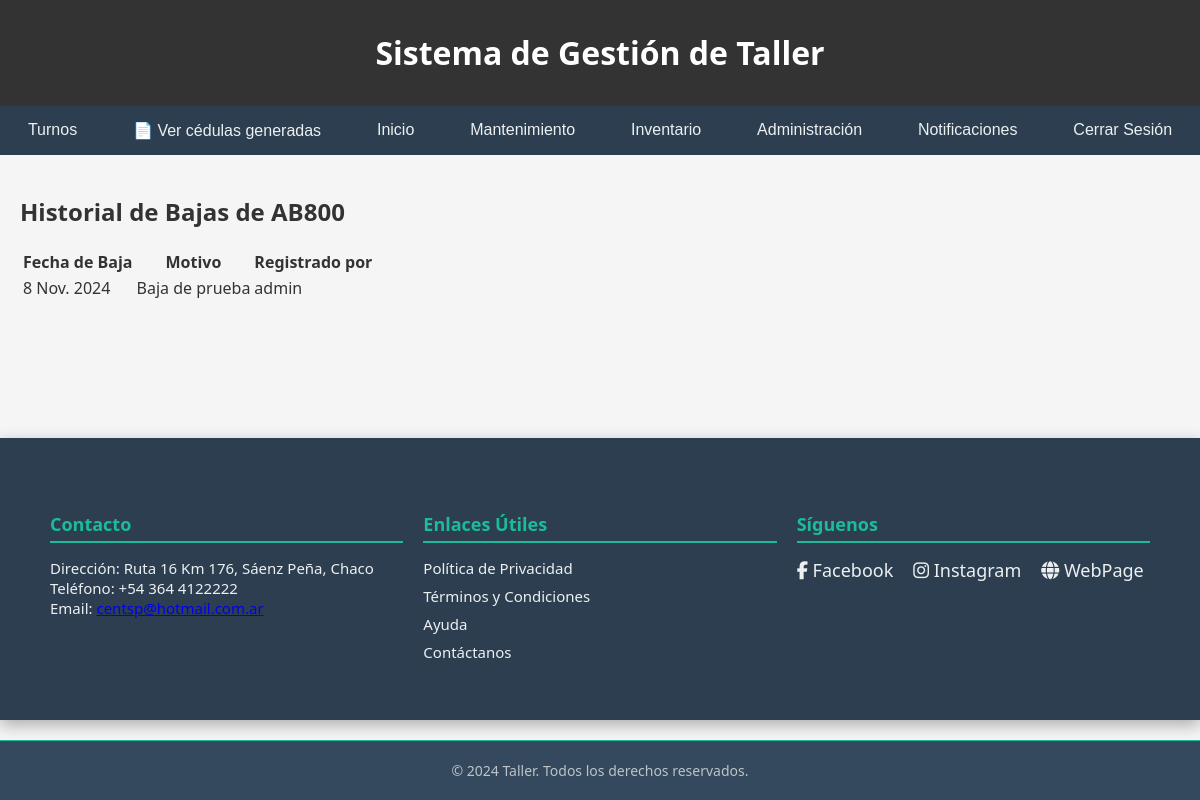
/inventario/1/historial/ (signed in), run on the app's committed database.
### apps/inventario/models.py (models this page shows, shortened)
class Equipo(models.Model):
    tipo_bien = models.ForeignKey(TipoBien, on_delete=models.CASCADE, related_name='equipos')
    codigo_interno = models.CharField(max_length=10, unique=True, blank=True)
    marca = models.CharField(max_length=100)
    modelo = models.CharField(max_length=100)
    numero_serie = models.CharField(max_length=100)
    fecha_compra = models.DateField()
    activo = models.BooleanField(default=True)

class HistorialBaja(models.Model):
    equipo = models.ForeignKey(Equipo, on_delete=models.CASCADE, related_name='historial_bajas')
    fecha_baja = models.DateField(default=timezone.now)
    motivo = models.TextField()
    registrado_por = models.ForeignKey(User, on_delete=models.SET_NULL, null=True)

### apps/inventario/views.py (the view)
# urls.py: path('<int:pk>/historial/', views.historial_baja_equipo, name='historial_baja_equipo'),
@login_required
def historial_baja_equipo(request, pk):
    equipo = get_object_or_404(Equipo, pk=pk)
    historial = equipo.historial_bajas.all()
    return render(request, 'inventario/historial_baja_equipo.html', {'equipo': equipo, 'historial': historial})

### apps/inventario/templates/inventario/historial_baja_equipo.html
{% extends "base.html" %}
{% block content %}
<h2>Historial de Bajas de {{ equipo.codigo_interno }}</h2>
<table class="table table-bordered">
    <thead>
        <tr>
            <th>Fecha de Baja</th>
            <th>Motivo</th>
            <th>Registrado por</th>
        </tr>
    </thead>
    <tbody>
        {% for baja in historial %}
        <tr>
            <td>{{ baja.fecha_baja }}</td>
            <td>{{ baja.motivo }}</td>
            <td>{{ baja.registrado_por }}</td>
        </tr>
        {% empty %}
        <tr><td colspan="3">No hay registros de baja para este equipo.</td></tr>
        {% endfor %}
    </tbody>
</table>
{% endblock %}

### taller/static/css/styles.css (style rules this page uses)
body { font-family: 'Segoe UI', Tahoma, Geneva, Verdana, sans-serif; background-color: #f5f5f5; color: #333; margin: 0; padding: 0; }

### data on the page
Equipo: codigo_interno "AB800"
HistorialBaja: fecha_baja "8 Nov. 2024", motivo "Baja de prueba", registrado_por "admin"
